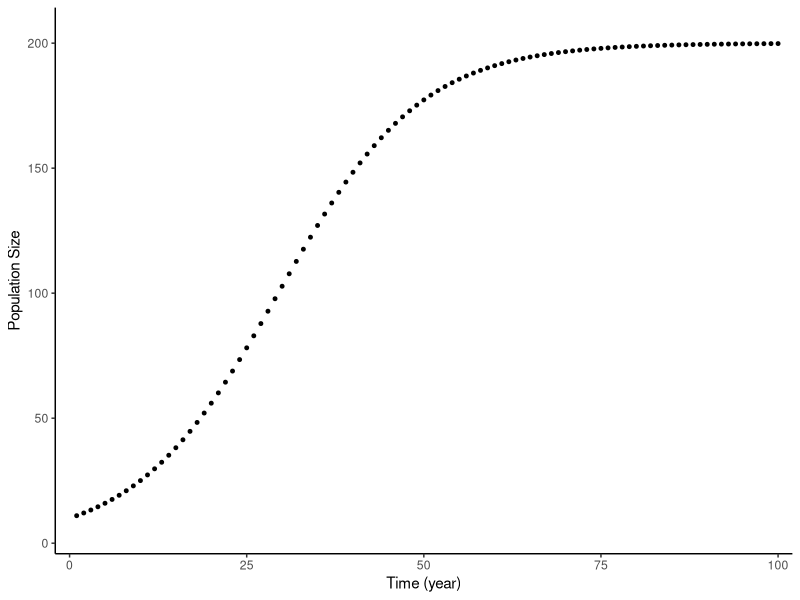

The R source for this figure:
## ---- chunk 1
library(ggplot2)
library(magrittr)
## ---- chunk 2
# Create a funtion that takes the parameters required to run a logistic growth model and returns a dataframe with columns for population size and time

# START OF FUNCTION
########################################################################

my_function <- function(N0 = 10, r = 0.1, K = 200, tf = 100, ts = 1){
  # FUNCTION: my_function
  # PURPOSE: Run a logistic growth model and return a dataframe with columns for population size and time.
  # INPUTS: No: initial population size, r: growth rate, K: carrying capacity, tfinal: end time, ts: time step 
  # OUTPUTS: dataframe of Population size over Time

  t <- seq(from = 1, to = tf, by = ts) #from year 1-100, by 1 = as defined in the function header

  e <- 2.7182 #constant doesn't change, find the name

  n <-  K/(1+((K-N0)/N0)*e^(-r*t)) #equation to find n

  df <- data.frame(t, n) #combine variables n and t into a data frame

  return(df)

}
########################################################################
# END OF FUNCTION


my_df <- my_function() #name the data frame to save to the environment

## ---- chunk 3
# Create a second function that takes the above dataframe as its input and creates a plot of population size over time as a side effect.

# START OF FUNCTION
########################################################################
plot <- function(df = my_df){
df %>% 
  ggplot(aes(x = t,
             y = n)) + #define axis
  geom_point(size = 1) + #scatter plot, and size of point
  labs(
    x = "Time (year)",
    y = "Population Size") + #rename the axis
  theme_classic() + 
  scale_y_continuous(limits = c(0,210), expand = c(0.02,0.02)) + #fix scale on both axis
  scale_x_continuous(limits = c(0,100), expand = c(0.02,0.02))
  
}
########################################################################
# END OF FUNCTION

plot()
